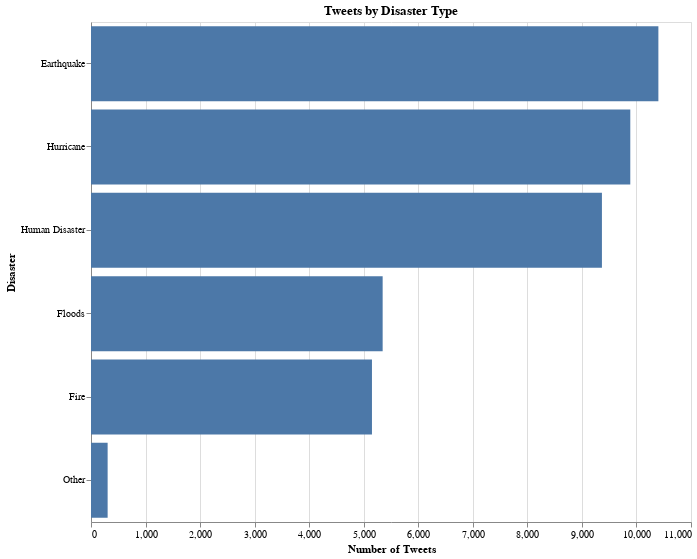

The cell this chart's notebook holds for it:
### Code cell
# actual disaster categories
conditions = [
    (df['event_id'] == 'typhoonHagupit2014') | (df['event_id'] == 'hurricaneFlorence2018') | (df['event_id'] == 'cycloneKenneth2019') | (df['event_id'] == 'typhoonYolanda2013') | (df['event_id'] == 'typhoonLekima2020') | (df['event_id'] == 'hurricaneBarry2020') | (df['event_id'] == 'typhoonKrosa2020'),
    (df['event_id'] == 'nepalEarthquake2015') | (df['event_id'] == 'philippinesEarthquake2019') | (df['event_id'] == 'guatemalaEarthquake2012') | (df['event_id'] == 'italyEarthquakes2012') | (df['event_id'] == 'earthquakeCalifornia2014') | (df['event_id'] == 'chileEarthquake2014') | (df['event_id'] == 'earthquakeBohol2013') | (df['event_id'] == 'indonesiaEarthquake2020') | (df['event_id'] == 'papuaNewguineaEarthquake2020') | (df['event_id'] == 'athensEarthquake2020'),
    (df['event_id'] == 'southAfricaFloods2019') | (df['event_id'] == 'albertaFloods2013') | (df['event_id'] == 'queenslandFloods2013') | (df['event_id'] == 'manilaFloods2013') | (df['event_id'] == 'floodChoco2019') | (df['event_id'] == 'baltimoreFlashFlood2020') | (df['event_id'] == 'philipinnesFloods2012') | (df['event_id'] == 'myanmarFloods2020') | (df['event_id'] == 'keralaFloods2020'),
    (df['event_id'] == 'fireYMM2016') | (df['event_id'] == 'australiaBushfire2013') | (df['event_id'] == 'albertaWildfires2019') | (df['event_id'] == 'siberianWildfires2020'),
    (df['event_id'] == 'shootingDallas2017') | (df['event_id'] == 'coloradoStemShooting2019') | (df['event_id'] == 'parisAttacks2015') | (df['event_id'] == 'flSchoolShooting2018') | (df['event_id'] == 'sandiegoSynagogueShooting2019') | (df['event_id'] == 'bostonBombings2013') | (df['event_id'] == 'gilroygarlicShooting2020') | (df['event_id'] == 'daytonOhioShooting2020') | (df['event_id'] == 'elPasoWalmartShooting2020') | (df['event_id'] == 'brooklynBlockPartyShooting2020'),
    (df['event_id'] == 'joplinTornado2011') | (df['event_id'] == 'whaleyBridgeCollapse2020')
    ]

# create a list of the values we want to assign for each condition
values = ['Hurricane', 'Earthquake', 'Floods', 'Fire', 'Human Disaster', 'Other']

# create a new column and use np.select to assign values to it using our lists as arguments
df['disaster_type'] = np.select(conditions, values)

# Additional chart - altair version
P2 = alt.Chart(df).mark_bar().encode(
    x = alt.X('count():Q', title = "Number of Tweets"),
    y = alt.Y('disaster_type:N', title = "Disaster", sort=alt.EncodingSortField(field="disaster_type", op="count", order='descending'))
).properties(title='Tweets by Disaster Type', height = 500, width = 600).interactive()

P2

### Figure 1 — Vega specification as saved in the notebook (floating-point values rounded to 4 significant figures)
{"$schema": "https://vega.github.io/schema/vega/v5.json", "data": [{"name": "selector002_store"}, {"name": "source_0"}, {"name": "data_0", "values": [{"__count": 9887, "disaster_type": "Hurricane"}, {"__count": 5151, "disaster_type": "Fire"}, {"__count": 10402, "disaster_type": "Earthquake"}, {"__count": 9367, "disaster_type": "Human Disaster"}, {"__count": 5347, "disaster_type": "Floods"}, {"__count": 305, "disaster_type": "Other"}]}, {"name": "data_0_x_domain___count", "values": [{"min": 305, "max": 10402}]}, {"name": "source_0_y_domain_disaster_type", "values": [{"disaster_type": "Hurricane", "sort_field": 9887}, {"disaster_type": "Fire", "sort_field": 5151}, {"disaster_type": "Earthquake", "sort_field": 10402}, {"disaster_type": "Human Disaster", "sort_field": 9367}, {"disaster_type": "Floods", "sort_field": 5347}, {"disaster_type": "Other", "sort_field": 305}]}], "signals": [{"name": "unit", "value": {}, "on": [{"events": "mousemove", "update": "isTuple(group()) ? group() : unit"}]}, {"name": "selector002", "update": "vlSelectionResolve(\"selector002_store\", \"union\")"}, {"name": "selector002_disaster_type", "on": [{"events": {"signal": "selector002_translate_delta"}, "update": "panLinear(selector002_translate_anchor.extent_y, selector002_translate_delta.y / height)"}, {"events": {"signal": "selector002_zoom_delta"}, "update": "zoomLinear(domain(\"y\"), selector002_zoom_anchor.y, selector002_zoom_delta)"}, {"events": [{"source": "scope", "type": "dblclick"}], "update": "null"}]}, {"name": "selector002_tuple", "on": [{"events": [{"signal": "selector002_disaster_type"}], "update": "selector002_disaster_type ? {unit: \"\", fields: selector002_tuple_fields, values: [selector002_disaster_type]} : null"}]}, {"name": "selector002_tuple_fields", "value": [{"field": "disaster_type", "channel": "y", "type": "E"}]}, {"name": "selector002_translate_anchor", "value": {}, "on": [{"events": [{"source": "scope", "type": "mousedown"}], "update": "{x: x(unit), y: y(unit), extent_y: domain(\"y\")}"}]}, {"name": "selector002_translate_delta", "value": {}, "on": [{"events": [{"source": "window", "between": [{"source": "scope", "type": "mousedown"}, {"source": "window", "type": "mouseup"}], "consume": true, "type": "mousemove"}], "update": "{x: selector002_translate_anchor.x - x(unit), y: selector002_translate_anchor.y - y(unit)}"}]}, {"name": "selector002_zoom_anchor", "on": [{"events": [{"source": "scope", "type": "wheel", "consume": true}], "update": "{x: invert(\"x\", x(unit)), y: invert(\"y\", y(unit))}"}]}, {"name": "selector002_zoom_delta", "on": [{"events": [{"source": "scope", "consume": true, "type": "wheel"}], "update": "pow(1.001, event.deltaY * pow(16, event.deltaMode))", "force": true}]}, {"name": "selector002_modify", "on": [{"events": {"signal": "selector002_tuple"}, "update": "modify(\"selector002_store\", selector002_tuple, true)"}]}], "marks": [{"type": "rect", "name": "marks", "from": {"data": "data_0"}, "encode": {"update": {"fill": {"value": "#4c78a8"}, "ariaRoleDescription": {"value": "bar"}, "description": {"signal": "\"Number of Tweets: \" + (format(datum[\"__count\"], \"\")) + \"; Disaster: \" + (isValid(datum[\"disaster_type\"]) ? datum[\"disaster_type\"] : \"\"+datum[\"disaster_type\"])"}, "x": {"field": "__count", "scale": "x"}, "x2": {"value": 0, "scale": "x"}, "y": {"field": "disaster_type", "scale": "y"}, "height": {"scale": "y", "band": 1}}}, "interactive": true, "style": ["bar"]}], "scales": [{"name": "x", "type": "linear", "domain": [{"signal": "(data(\"data_0_x_domain___count\")[0] || {}).min"}, {"signal": "(data(\"data_0_x_domain___count\")[0] || {}).max"}], "range": [0, {"signal": "width"}], "zero": true, "nice": true}, {"name": "y", "type": "band", "domain": {"data": "source_0_y_domain_disaster_type", "field": "disaster_type", "sort": {"op": "max", "field": "sort_field", "order": "descending"}}, "range": [0, {"signal": "height"}], "paddingInner": 0.1, "paddingOuter": 0.05}], "axes": [{"scale": "x", "labels": false, "ticks": false, "zindex": 0, "grid": true, "orient": "bottom", "tickCount": {"signal": "ceil(width/40)"}, "domain": false, "gridScale": "y", "aria": false, "maxExtent": 0, "minExtent": 0}, {"scale": "x", "grid": false, "title": "Number of Tweets", "orient": "bottom", "labelOverlap": true, "zindex": 0, "labelFlush": true, "tickCount": {"signal": "ceil(width/40)"}}, {"scale": "y", "title": "Disaster", "zindex": 0, "grid": false, "orient": "left"}], "title": {"text": "Tweets by Disaster Type", "frame": "group"}, "height": 500, "style": "cell", "background": "white", "padding": 5, "width": 600}
